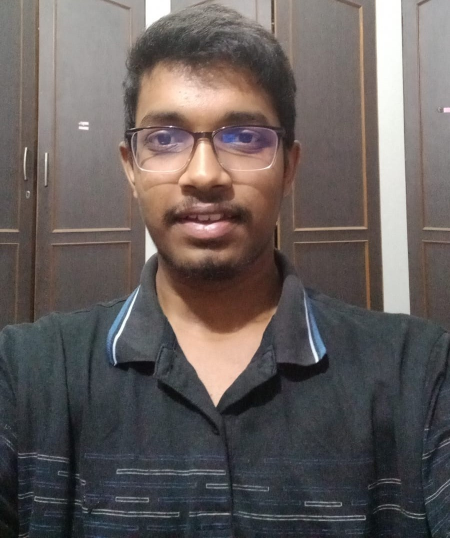
#> input picture DIP week 1.jpg, 900 x 1076 px, found by its file name (shown at 1/2 size)
$ python hit_and_miss_transform.py
#> lines starting #> are read from the running program, lines starting #| are printed output that depends on the picture; after the words box and inside, x2 and y2 are one past the last pixel; in counts of white or black regions, pixels touching at a corner belong together
#Use binary image
import cv2
import numpy as np

###Convert color image to binary image
# Read the input color image
color_image = cv2.imread(r"C:\Users\somaa\Desktop\DIP Lab\DIP week 1.jpg")
#> color_image is the input picture: shape (1076, 900, 3); mean B, G, R 91.5, 93.2, 100.5
color_image = cv2.resize(color_image,(500,500))
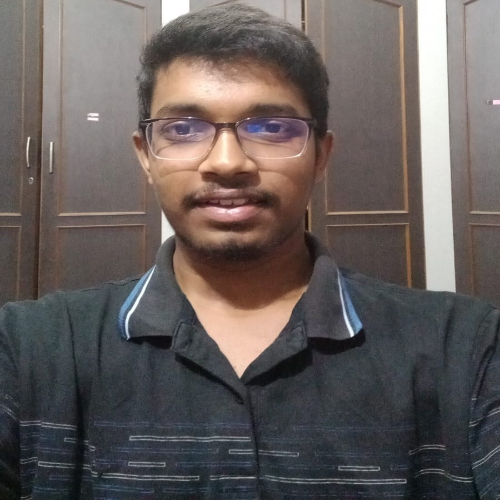
#> color_image: shape (500, 500, 3); mean B, G, R 91.4, 93.1, 100.4
# Convert the color image to grayscale
gray_image = cv2.cvtColor(color_image, cv2.COLOR_BGR2GRAY)
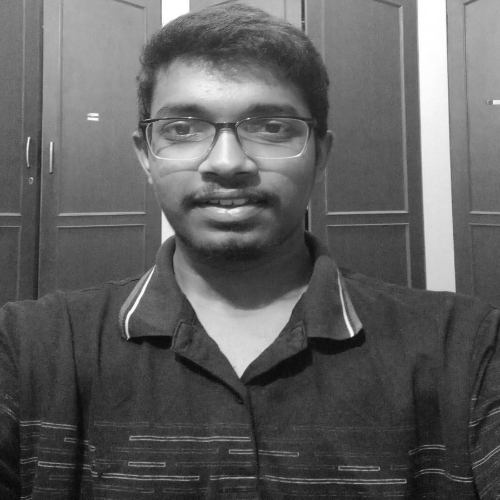
#> gray_image: shape (500, 500); min 6, max 255, mean 95.1
# Set a threshold value (adjust as needed)
threshold_value = 128
# Apply binary thresholding
_, binary_image = cv2.threshold(gray_image, threshold_value, 255, cv2.THRESH_BINARY)
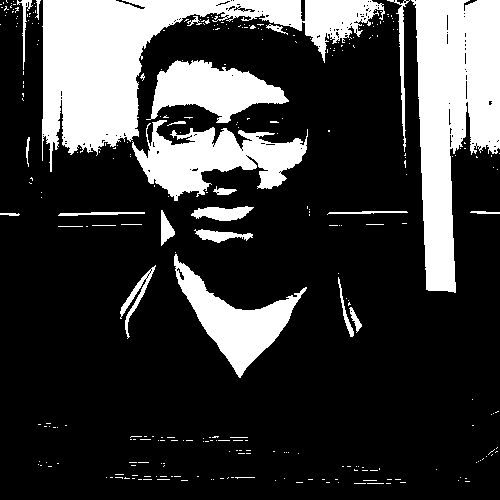
#> binary_image: shape (500, 500); 23.2% white; 306 white regions (279 under 20 px), largest, box (x1, y1, x2, y2) and area: (42, 0, 385, 172) 19953, (411, 0, 500, 293) 16100, (132, 120, 308, 201) 6943
cv2.imshow("Binary",binary_image)

##HIT AND MISS TRANSFORM
image = binary_image
# Define the object and background structuring elements
object_kernel = np.array([[0, 1, 0],
                          [1, 1, 1],
                          [0, 1, 0]], dtype=np.uint8)

background_kernel = np.array([[1, 0, 1],
                              [0, 0, 0],
                              [1, 0, 1]], dtype=np.uint8)
# Apply the hit-and-miss transform
result = cv2.morphologyEx(image, cv2.MORPH_HITMISS, object_kernel, None, iterations=1)
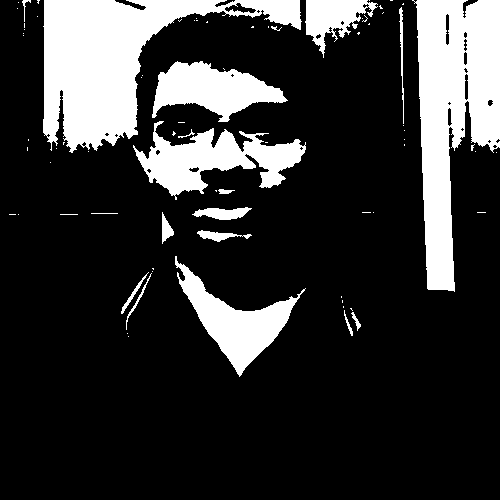
#> result: shape (500, 500); 20.2% white; 77 white regions (58 under 20 px), largest, box (x1, y1, x2, y2) and area: (43, 0, 302, 153) 16234, (412, 0, 500, 292) 15075, (133, 121, 306, 200) 5933
result = cv2.morphologyEx(result, cv2.MORPH_HITMISS, background_kernel, None, iterations=1)
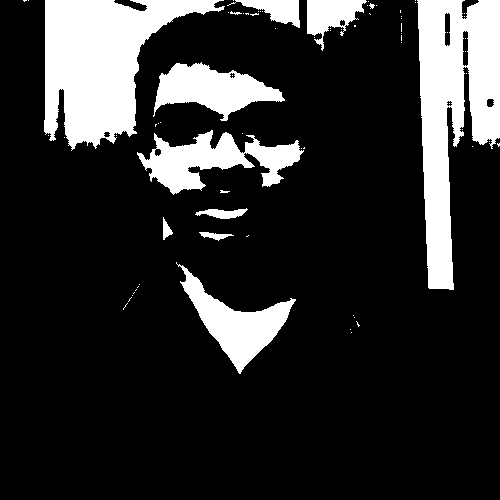
#> result: shape (500, 500); 17.8% white; 76 white regions (63 under 20 px), largest, box (x1, y1, x2, y2) and area: (44, 0, 225, 151) 14076, (417, 0, 500, 290) 13926, (137, 130, 304, 195) 4894
cv2.imshow('HIT AND MISS TRANSFORM', result)
cv2.waitKey(0)
cv2.destroyAllWindows

$ run again, with Noise_salt_image.jpg copied over DIP week 1.jpg
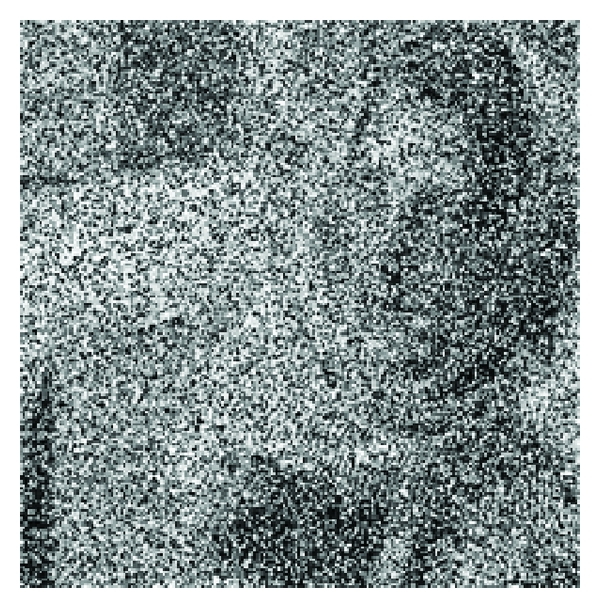
#> input picture Noise_salt_image.jpg, 600 x 608 px, found by its file name
#> color_image is the input picture: shape (608, 600, 3); mean B, G, R 148.6, 148.4, 136.7
#> color_image: shape (500, 500, 3)
#> `_, binary_image = cv2.threshold(gray_image, threshold_value, 255, cv2...`:
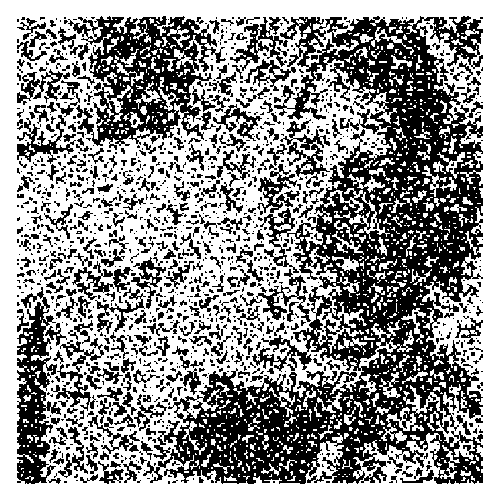
#> binary_image: shape (500, 500); 57.5% white; 1315 black regions (951 under 20 px), largest, box (x1, y1, x2, y2) and area: (143, 16, 483, 484) 58173, (68, 16, 226, 150) 9063, (17, 287, 61, 484) 4259
#> `result = cv2.morphologyEx(result, cv2.MORPH_HITMISS, background_kernel..`:
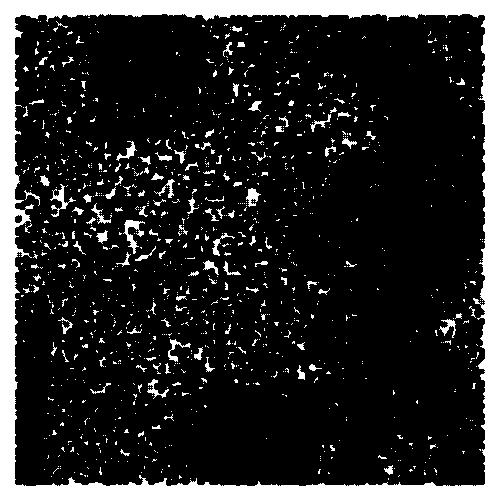
#> result: shape (500, 500); 16.2% white; 1186 white regions (1060 under 20 px), largest, box (x1, y1, x2, y2) and area: (0, 0, 500, 500) 31053, (123, 220, 145, 254) 267, (50, 184, 76, 217) 212
